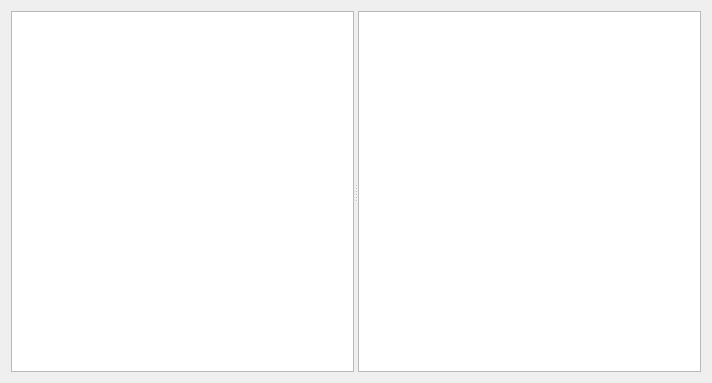
<?xml version="1.0" encoding="UTF-8"?>
<ui version="4.0">
 <class>MainWindow</class>
 <widget class="QMainWindow" name="MainWindow">
  <property name="geometry">
   <rect>
    <x>0</x>
    <y>0</y>
    <width>712</width>
    <height>383</height>
   </rect>
  </property>
  <property name="windowTitle">
   <string>Bitmart Test Project</string>
  </property>
  <widget class="QWidget" name="centralWidget">
   <layout class="QGridLayout" name="gridLayout">
    <item row="0" column="0">
     <widget class="QSplitter" name="splitter">
      <property name="orientation">
       <enum>Qt::Horizontal</enum>
      </property>
      <widget class="QTreeView" name="fileSystemView">
       <attribute name="headerVisible">
        <bool>false</bool>
       </attribute>
      </widget>
      <widget class="ThumbnailsView" name="thumbnailsView">
       <property name="styleSheet">
        <string notr="true"/>
       </property>
      </widget>
     </widget>
    </item>
   </layout>
  </widget>
 </widget>
 <layoutdefault spacing="6" margin="11"/>
 <customwidgets>
  <customwidget>
   <class>ThumbnailsView</class>
   <extends>QListView</extends>
   <header>ThumbnailsView.h</header>
  </customwidget>
 </customwidgets>
 <resources/>
 <connections/>
</ui>
